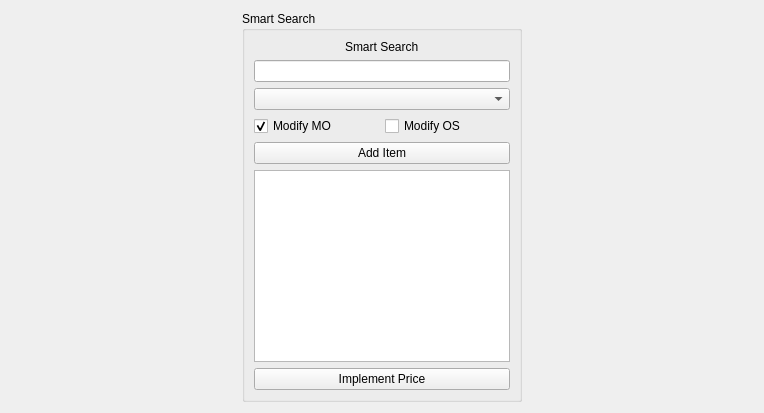
          <widget class="QWidget" name="tab_8">
           <attribute name="title">
            <string>Smart Search</string>
           </attribute>
           <layout class="QGridLayout" name="gridLayout_19">
            <item row="0" column="0">
             <spacer name="horizontalSpacer_19">
              <property name="orientation">
               <enum>Qt::Horizontal</enum>
              </property>
              <property name="sizeHint" stdset="0">
               <size>
                <width>231</width>
                <height>20</height>
               </size>
              </property>
             </spacer>
            </item>
            <item row="0" column="1">
             <widget class="QGroupBox" name="groupBox_2">
              <property name="title">
               <string>Smart Search</string>
              </property>
              <layout class="QGridLayout" name="gridLayout_18">
               <item row="3" column="0">
                <widget class="QCheckBox" name="modMO2">
                 <property name="text">
                  <string>Modify MO</string>
                 </property>
                 <property name="checkable">
                  <bool>true</bool>
                 </property>
                 <property name="checked">
                  <bool>true</bool>
                 </property>
                </widget>
               </item>
               <item row="3" column="1">
                <widget class="QCheckBox" name="modSO2">
                 <property name="text">
                  <string>Modify OS</string>
                 </property>
                </widget>
               </item>
               <item row="2" column="0" colspan="2">
                <widget class="QComboBox" name="smartSearchList_2"/>
               </item>
               <item row="1" column="0" colspan="2">
                <widget class="QLineEdit" name="leSmartSearch_2"/>
               </item>
               <item row="0" column="0" colspan="2" alignment="Qt::AlignHCenter">
                <widget class="QLabel" name="labelSmartSearch_2">
                 <property name="text">
                  <string>Smart Search</string>
                 </property>
                </widget>
               </item>
               <item row="6" column="0" colspan="2">
                <widget class="QPushButton" name="addSmartSearch_2">
                 <property name="text">
                  <string>Add Item</string>
                 </property>
                </widget>
               </item>
               <item row="7" column="0" colspan="2">
                <widget class="QTextEdit" name="addedSS_2"/>
               </item>
               <item row="8" column="0" colspan="2">
                <widget class="QPushButton" name="priceImpSmartSearch">
                 <property name="text">
                  <string>Implement Price</string>
                 </property>
                </widget>
               </item>
              </layout>
             </widget>
            </item>
            <item row="0" column="2">
             <spacer name="horizontalSpacer_20">
              <property name="orientation">
               <enum>Qt::Horizontal</enum>
              </property>
              <property name="sizeHint" stdset="0">
               <size>
                <width>231</width>
                <height>20</height>
               </size>
              </property>
             </spacer>
            </item>
           </layout>
          </widget>
